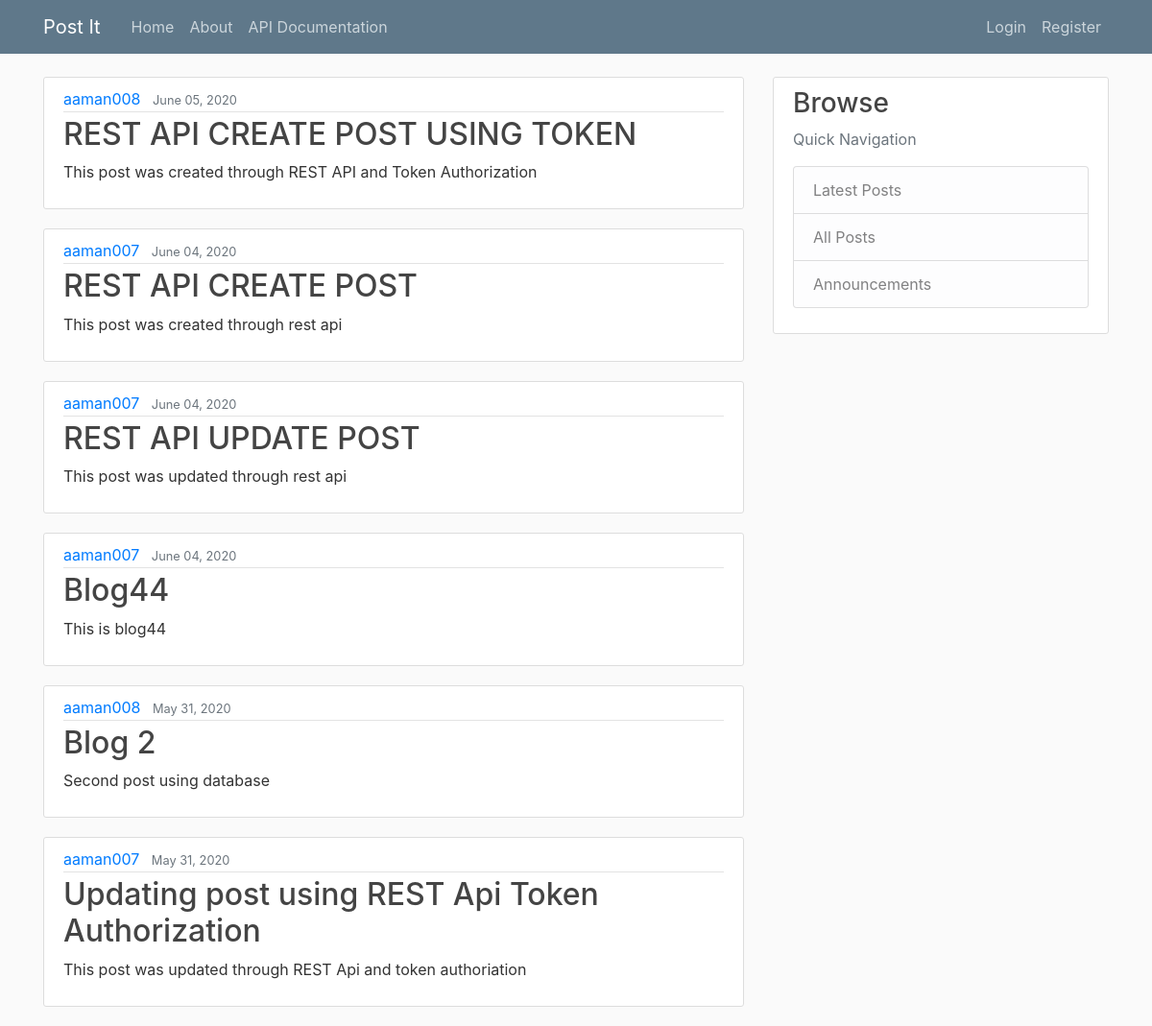
Before: / with the older database file.
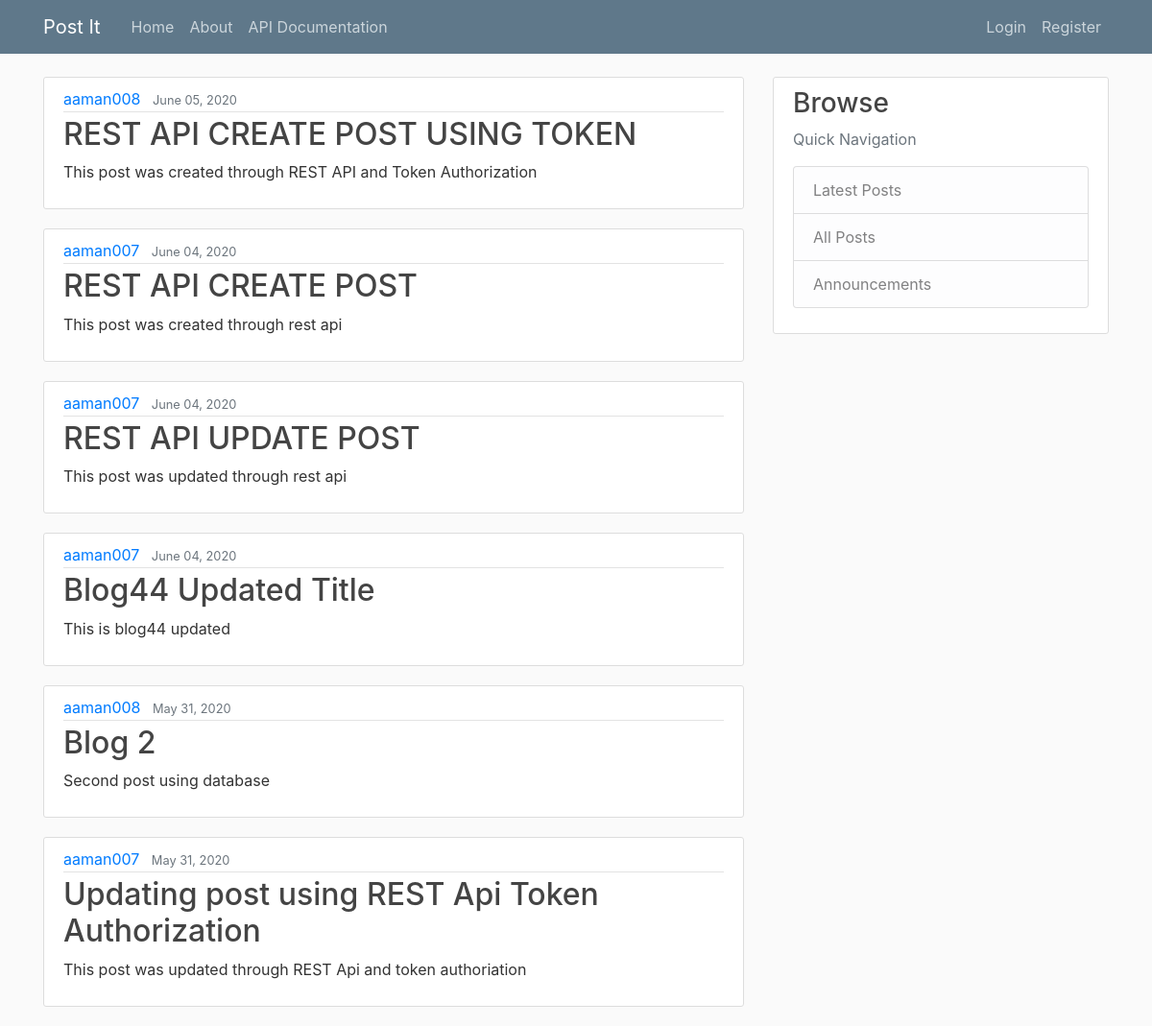
After: the same page with the newer database file.
### blog/models.py (models this page shows, shortened)
class Post(models.Model):
    title = models.CharField(max_length=100, null=False, blank=True)
    content = models.TextField(null=False, blank=False)
    date_published = models.DateTimeField(default=timezone.now)
    author = models.ForeignKey(User, on_delete=models.CASCADE)

### blog/views.py (the view)
class PostListView(ListView):
    model = Post
    template_name = 'blog/home.html'
    context_object_name = 'posts'
    ordering = ['-date_published']

### blog/templates/blog/home.html
{% extends "blog/base.html" %}
{% block content %}
    {% for post in posts %}
        <article class="media content-section">
          <div class="media-body">
            <div class="article-metadata">
              <a class="mr-2" href="#">{{ post.author }}</a>
              <small class="text-muted">{{ post.date_published | date:"F d, Y" }}</small>
            </div>
            <h2><a class="article-title" href="{% url 'post-detail' post.id %}">{{ post.title }}</a></h2>
            <p class="article-content">{{ post.content }}</p>
          </div>
        </article>
    {% endfor %}
{% endblock %}

Changed rows visible on the page:
changed Post: title "Blog44" → "Blog44 Updated Title"; content "This is blog44" → "This is blog44 updated"
